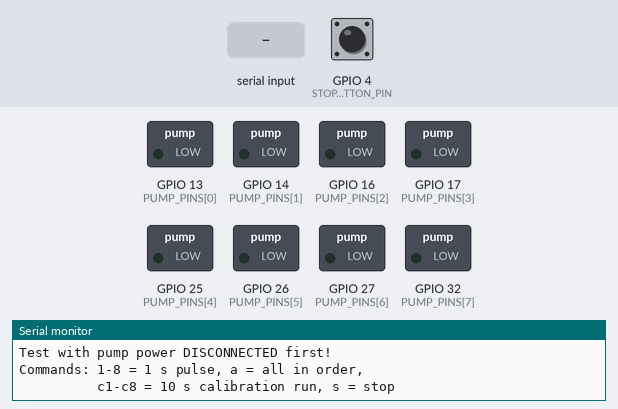
Simulated run of this sketch. Board: ESP32. On the bench: switched loads named in the sketch (green lamp = pin HIGH), the last lines printed to the serial monitor. Inputs (shaded band) come from the test bench; at power-on: GPIO 4 (STOP_BUTTON_PIN) HIGH.

Above: at 1.7 s.
1.8 s: "a\n" received over Serial
At 2.6 s:
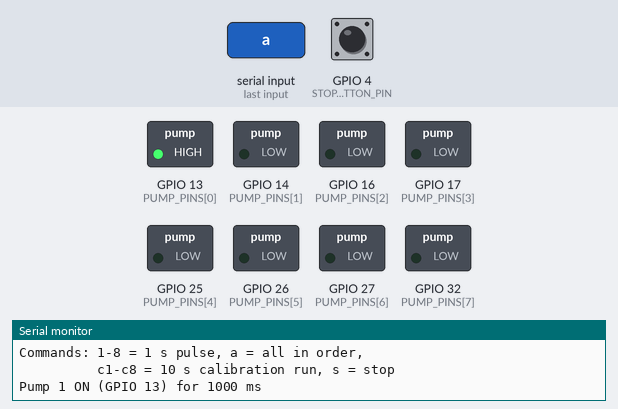
4.8 s: GPIO 4 (STOP_BUTTON_PIN) pulled LOW for 0.15 s
At 6.0 s:
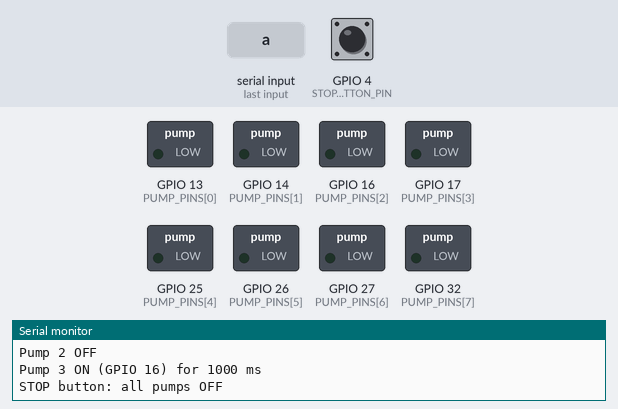
6.4 s: "a\n" received over Serial
At 8.2 s:
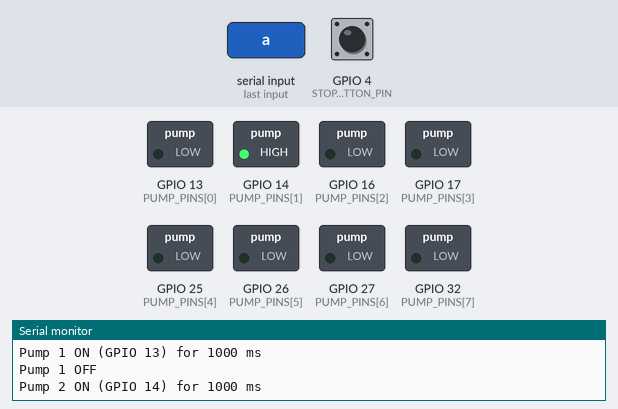
9.4 s: "1\n" received over Serial
At 11.7 s:
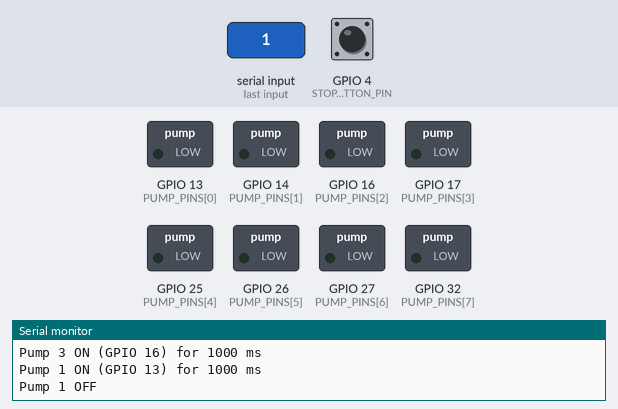
Timing chart, 0 to 12.9 s (numbered marks = the images above; inputs shaded):
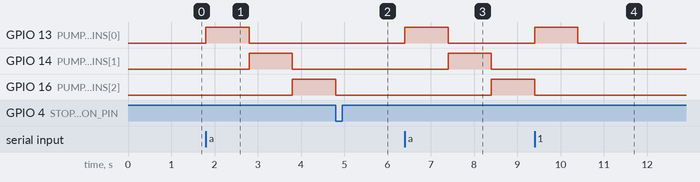

The sketch:

PumpDriverTest.ino
```cpp
/*
  PUMP DRIVER HARDWARE TEST
  -------------------------
  Switches the eight MOSFET pump drivers on one at a time, controlled
  from Serial Monitor.

  SAFETY:
    - First run this with PUMP POWER DISCONNECTED. Check each driver
      with its indicator LED or a multimeter on the gate/output.
    - Only one pump runs at a time, and every run has a time limit.
    - The stop button and the 's' command switch everything off.

  Commands (Serial Monitor at 115200 baud, line ending "Newline"):
    1..8    run that pump for 1 second
    a       run all pumps in order, 1 second each
    c1..c8  run that pump for 10 seconds (flow calibration)
    s       stop everything

  Calibration: run "cN" with the real syrup and tubing, measure the
  volume dispensed, and divide by 10. Put the result (mL/s) into
  PUMP_ML_PER_SECOND in SyrupDispenser/Config.h.

  Pass: each command turns on exactly the pump you asked for, and it
        turns off when the time is up or when you stop it.
*/

// Must match SyrupDispenser/Config.h
constexpr int PUMP_COUNT = 8;
constexpr int PUMP_PINS[PUMP_COUNT] = {
  13, 14, 16, 17, 25, 26, 27, 32
};
constexpr int STOP_BUTTON_PIN = 4;

constexpr uint32_t PULSE_MS       = 1000;
constexpr uint32_t CALIBRATION_MS = 10000;

int activePump = -1;        // -1 = nothing running
uint32_t pumpStartMs = 0;
uint32_t pumpDurationMs = 0;
bool sequenceMode = false;  // 'a' command: step through all pumps

char command[8];
int commandLength = 0;

void stopAll() {
  for (int i = 0; i < PUMP_COUNT; i++) {
    digitalWrite(PUMP_PINS[i], LOW);
  }
  activePump = -1;
  sequenceMode = false;
}

void runPump(int pump, uint32_t durationMs) {
  stopAll();
  activePump = pump;
  pumpStartMs = millis();
  pumpDurationMs = durationMs;
  digitalWrite(PUMP_PINS[pump], HIGH);
  Serial.printf("Pump %d ON (GPIO %d) for %lu ms\n",
                pump + 1, PUMP_PINS[pump], (unsigned long)durationMs);
}

void printHelp() {
  Serial.println("Commands: 1-8 = 1 s pulse, a = all in order,");
  Serial.println("          c1-c8 = 10 s calibration run, s = stop");
}

void handleCommand(const char* cmd) {
  if (strcmp(cmd, "s") == 0) {
    stopAll();
    Serial.println("All pumps OFF");
  } else if (strcmp(cmd, "a") == 0) {
    runPump(0, PULSE_MS);
    sequenceMode = true;
  } else if (cmd[0] >= '1' && cmd[0] <= '8' && cmd[1] == '\0') {
    runPump(cmd[0] - '1', PULSE_MS);
  } else if (cmd[0] == 'c' && cmd[1] >= '1' && cmd[1] <= '8' && cmd[2] == '\0') {
    runPump(cmd[1] - '1', CALIBRATION_MS);
  } else {
    Serial.printf("Unknown command: %s\n", cmd);
    printHelp();
  }
}

void readSerial() {
  while (Serial.available()) {
    char c = Serial.read();
    if (c == '\n' || c == '\r') {
      if (commandLength > 0) {
        command[commandLength] = '\0';
        handleCommand(command);
        commandLength = 0;
      }
    } else if (commandLength < (int)sizeof(command) - 1) {
      command[commandLength++] = tolower(c);
    }
  }
}

void updatePump() {
  if (activePump < 0 || millis() - pumpStartMs < pumpDurationMs) {
    return;
  }

  digitalWrite(PUMP_PINS[activePump], LOW);
  Serial.printf("Pump %d OFF\n", activePump + 1);

  int next = activePump + 1;
  if (sequenceMode && next < PUMP_COUNT) {
    runPump(next, PULSE_MS);
    sequenceMode = true;  // runPump() clears it via stopAll()
  } else {
    if (sequenceMode) {
      Serial.println("Sequence complete");
    }
    activePump = -1;
    sequenceMode = false;
  }
}

void setup() {
  // Drive every pump pin LOW before anything else.
  for (int i = 0; i < PUMP_COUNT; i++) {
    digitalWrite(PUMP_PINS[i], LOW);
    pinMode(PUMP_PINS[i], OUTPUT);
    digitalWrite(PUMP_PINS[i], LOW);
  }
  pinMode(STOP_BUTTON_PIN, INPUT_PULLUP);

  Serial.begin(115200);
  delay(500);
  Serial.println();
  Serial.println("=== PUMP DRIVER TEST ===");
  Serial.println("Test with pump power DISCONNECTED first!");
  printHelp();
}

void loop() {
  // Stop button: no debounce needed, any LOW reading stops everything.
  if (digitalRead(STOP_BUTTON_PIN) == LOW && activePump >= 0) {
    stopAll();
    Serial.println("STOP button: all pumps OFF");
  }

  readSerial();
  updatePump();
}
```

Measured:
- after the input at 1.8 s, GPIO 13 (PUMP_PINS[0]): LOW → HIGH at once, → LOW 1.0 s later; GPIO 14 (PUMP_PINS[1]): LOW → HIGH after 1.0 s, → LOW 1.0 s later; GPIO 16 (PUMP_PINS[2]): LOW → HIGH after 2.0 s
- after the input at 4.8 s, GPIO 17 (PUMP_PINS[3]): stays LOW (without the input it goes to HIGH after 0.00 s); GPIO 25 (PUMP_PINS[4]): stays LOW (without the input it goes to HIGH after 1.0 s)
- after the input at 6.4 s, GPIO 13 (PUMP_PINS[0]): LOW → HIGH at once, → LOW 1.0 s later; GPIO 14 (PUMP_PINS[1]): LOW → HIGH after 1.0 s, → LOW 1.0 s later; GPIO 16 (PUMP_PINS[2]): LOW → HIGH after 2.0 s
- after the input at 9.4 s, GPIO 13 (PUMP_PINS[0]): LOW → HIGH at once, → LOW 1.0 s later; GPIO 17 (PUMP_PINS[3]): stays LOW (without the input it goes to HIGH after 0.00 s)
